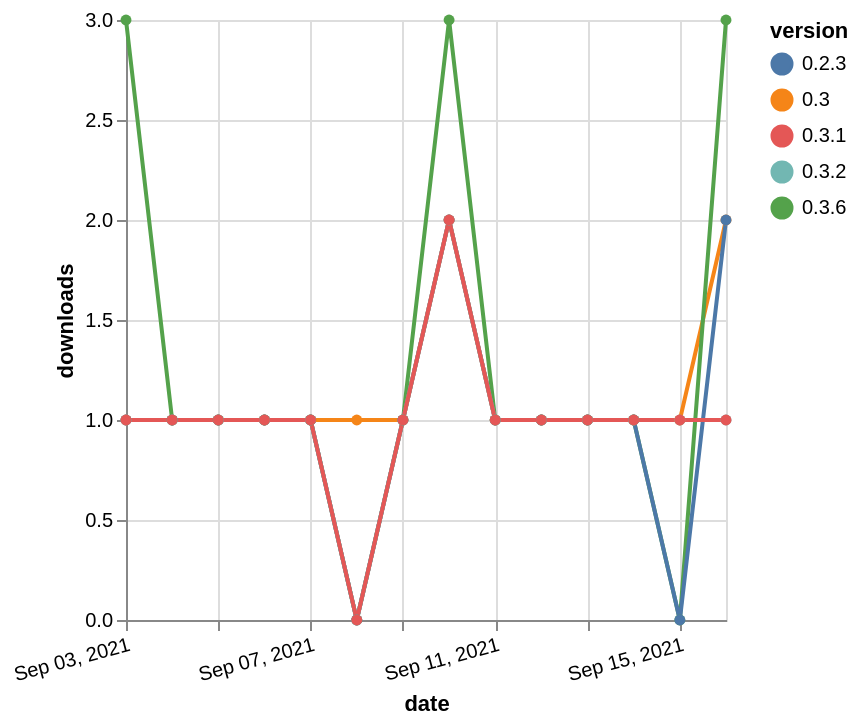

Here is the Vega-Lite specification saved for this chart:
### Vega-Lite specification from a JSON file in a GitHub repository (floating-point values rounded to 4 significant figures)
{"$schema": "https://vega.github.io/schema/vega-lite/v5.json", "description": "A simple bar chart with embedded data.", "data": {"values": [{"date": "2021-09-03", "total": 241, "delta": 1, "version": "0.3"}, {"date": "2021-09-04", "total": 242, "delta": 1, "version": "0.3"}, {"date": "2021-09-05", "total": 243, "delta": 1, "version": "0.3"}, {"date": "2021-09-06", "total": 244, "delta": 1, "version": "0.3"}, {"date": "2021-09-07", "total": 245, "delta": 1, "version": "0.3"}, {"date": "2021-09-08", "total": 246, "delta": 1, "version": "0.3"}, {"date": "2021-09-09", "total": 247, "delta": 1, "version": "0.3"}, {"date": "2021-09-10", "total": 249, "delta": 2, "version": "0.3"}, {"date": "2021-09-11", "total": 250, "delta": 1, "version": "0.3"}, {"date": "2021-09-12", "total": 251, "delta": 1, "version": "0.3"}, {"date": "2021-09-13", "total": 252, "delta": 1, "version": "0.3"}, {"date": "2021-09-14", "total": 253, "delta": 1, "version": "0.3"}, {"date": "2021-09-15", "total": 254, "delta": 1, "version": "0.3"}, {"date": "2021-09-16", "total": 256, "delta": 2, "version": "0.3"}, {"date": "2021-09-03", "total": 277, "delta": 3, "version": "0.3.6"}, {"date": "2021-09-04", "total": 278, "delta": 1, "version": "0.3.6"}, {"date": "2021-09-05", "total": 279, "delta": 1, "version": "0.3.6"}, {"date": "2021-09-06", "total": 280, "delta": 1, "version": "0.3.6"}, {"date": "2021-09-07", "total": 281, "delta": 1, "version": "0.3.6"}, {"date": "2021-09-08", "total": 281, "delta": 0, "version": "0.3.6"}, {"date": "2021-09-09", "total": 282, "delta": 1, "version": "0.3.6"}, {"date": "2021-09-10", "total": 285, "delta": 3, "version": "0.3.6"}, {"date": "2021-09-11", "total": 286, "delta": 1, "version": "0.3.6"}, {"date": "2021-09-12", "total": 287, "delta": 1, "version": "0.3.6"}, {"date": "2021-09-13", "total": 288, "delta": 1, "version": "0.3.6"}, {"date": "2021-09-14", "total": 289, "delta": 1, "version": "0.3.6"}, {"date": "2021-09-15", "total": 289, "delta": 0, "version": "0.3.6"}, {"date": "2021-09-16", "total": 292, "delta": 3, "version": "0.3.6"}, {"date": "2021-09-03", "total": 229, "delta": 1, "version": "0.2.3"}, {"date": "2021-09-04", "total": 230, "delta": 1, "version": "0.2.3"}, {"date": "2021-09-05", "total": 231, "delta": 1, "version": "0.2.3"}, {"date": "2021-09-06", "total": 232, "delta": 1, "version": "0.2.3"}, {"date": "2021-09-07", "total": 233, "delta": 1, "version": "0.2.3"}, {"date": "2021-09-08", "total": 233, "delta": 0, "version": "0.2.3"}, {"date": "2021-09-09", "total": 234, "delta": 1, "version": "0.2.3"}, {"date": "2021-09-10", "total": 236, "delta": 2, "version": "0.2.3"}, {"date": "2021-09-11", "total": 237, "delta": 1, "version": "0.2.3"}, {"date": "2021-09-12", "total": 238, "delta": 1, "version": "0.2.3"}, {"date": "2021-09-13", "total": 239, "delta": 1, "version": "0.2.3"}, {"date": "2021-09-14", "total": 240, "delta": 1, "version": "0.2.3"}, {"date": "2021-09-15", "total": 240, "delta": 0, "version": "0.2.3"}, {"date": "2021-09-16", "total": 242, "delta": 2, "version": "0.2.3"}, {"date": "2021-09-03", "total": 239, "delta": 1, "version": "0.3.2"}, {"date": "2021-09-04", "total": 240, "delta": 1, "version": "0.3.2"}, {"date": "2021-09-05", "total": 241, "delta": 1, "version": "0.3.2"}, {"date": "2021-09-06", "total": 242, "delta": 1, "version": "0.3.2"}, {"date": "2021-09-07", "total": 243, "delta": 1, "version": "0.3.2"}, {"date": "2021-09-08", "total": 243, "delta": 0, "version": "0.3.2"}, {"date": "2021-09-09", "total": 244, "delta": 1, "version": "0.3.2"}, {"date": "2021-09-10", "total": 246, "delta": 2, "version": "0.3.2"}, {"date": "2021-09-11", "total": 247, "delta": 1, "version": "0.3.2"}, {"date": "2021-09-12", "total": 248, "delta": 1, "version": "0.3.2"}, {"date": "2021-09-13", "total": 249, "delta": 1, "version": "0.3.2"}, {"date": "2021-09-14", "total": 250, "delta": 1, "version": "0.3.2"}, {"date": "2021-09-15", "total": 251, "delta": 1, "version": "0.3.2"}, {"date": "2021-09-16", "total": 252, "delta": 1, "version": "0.3.2"}, {"date": "2021-09-03", "total": 271, "delta": 1, "version": "0.3.1"}, {"date": "2021-09-04", "total": 272, "delta": 1, "version": "0.3.1"}, {"date": "2021-09-05", "total": 273, "delta": 1, "version": "0.3.1"}, {"date": "2021-09-06", "total": 274, "delta": 1, "version": "0.3.1"}, {"date": "2021-09-07", "total": 275, "delta": 1, "version": "0.3.1"}, {"date": "2021-09-08", "total": 275, "delta": 0, "version": "0.3.1"}, {"date": "2021-09-09", "total": 276, "delta": 1, "version": "0.3.1"}, {"date": "2021-09-10", "total": 278, "delta": 2, "version": "0.3.1"}, {"date": "2021-09-11", "total": 279, "delta": 1, "version": "0.3.1"}, {"date": "2021-09-12", "total": 280, "delta": 1, "version": "0.3.1"}, {"date": "2021-09-13", "total": 281, "delta": 1, "version": "0.3.1"}, {"date": "2021-09-14", "total": 282, "delta": 1, "version": "0.3.1"}, {"date": "2021-09-15", "total": 283, "delta": 1, "version": "0.3.1"}, {"date": "2021-09-16", "total": 284, "delta": 1, "version": "0.3.1"}]}, "width": "container", "mark": {"type": "line", "point": {"filled": true}}, "encoding": {"x": {"field": "date", "type": "temporal", "timeUnit": "yearmonthdate", "title": "date", "axis": {"labelAngle": -15}}, "y": {"field": "delta", "type": "quantitative", "title": "downloads"}, "color": {"field": "version", "type": "nominal"}, "tooltip": {"field": "delta"}}}
